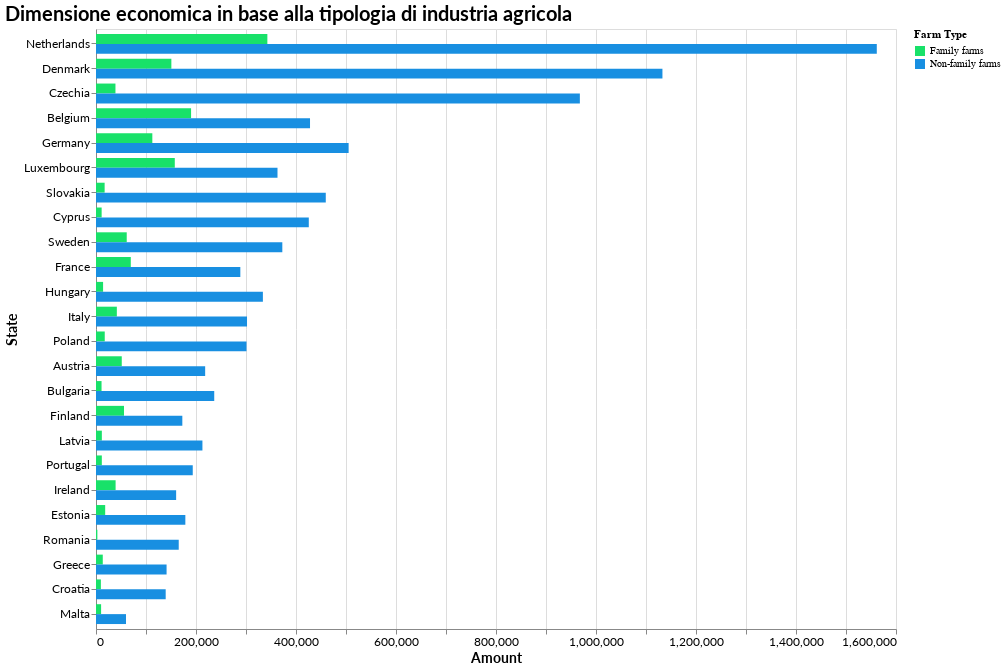

Notebook cell for this chart:
### Code cell
## DIMENSIONE ECONOMICA DISAGGREGATA PER AGRICOLTURA FAMILIARE

data = {
    'State': [
        "Netherlands", "Denmark", "Czechia", "Germany", "Slovakia",
        "Belgium", "Cyprus", "Sweden", "Luxembourg", "Hungary",
        "Italy", "Poland", "France", "Bulgaria", "Austria",
        "Latvia", "Portugal", "Estonia", "Finland", "Romania",
        "Ireland", "Greece", "Croatia", "Malta"
    ],
    'Family farms': [
        342715, 150726, 38918, 112671, 17269,
        190142, 11284, 61471, 157590, 14176,
        41685, 17483, 69573, 11093, 51516,
        11694, 11633, 18376, 56044, 2747,
        39206, 13548, 9755, 10199
    ],
    'Non-family farms': [
        1561584, 1132872, 967711, 505254, 459554,
        428045, 425576, 372636, 362996, 333781,
        302042, 301017, 288669, 236461, 218328,
        212858, 193493, 178690, 172654, 165456,
        160280, 141157, 139381, 60006
    ]
}

df_econ_family = pd.DataFrame(data)

df_m_econ_family = df_econ_family.melt(id_vars=['State'], var_name='Farm Type', value_name='Amount')

# Define custom color mapping
color_scale = alt.Scale(
    domain=['Family farms', 'Non-family farms'],
    range=['#18E169', '#188FE1']
)

chart = alt.Chart(df_m_econ_family).mark_bar().encode(
    y=alt.Y('State:N', sort="-x", title='State'),
    x=alt.X('Amount:Q', title='Amount'),
    color=alt.Color('Farm Type:N', scale=color_scale),
    tooltip=[alt.Tooltip('State:N'), alt.Tooltip('Farm Type:N'), alt.Tooltip('Amount:Q', format=',')],
    yOffset=alt.YOffset('Farm Type:N')
).properties(
    width=800,
    height=600,
    title='Dimensione economica in base alla tipologia di industria agricola'
)

'''chart = chart.encode(
    y=alt.Y('State:N', title='State'),
    x='Amount',
    xOffset=alt.XOffset('Farm Type:N')
)'''

chart.show()

### Figure 1 — Vega-Lite specification as saved in the notebook (floating-point values rounded to 4 significant figures)
{"config": {"background": "transparent", "title": {"font": "Lato", "fontSize": 20, "anchor": "start", "color": "black"}, "axis": {"labelFont": "Lato", "titleFont": "Lato", "labelFontSize": 12, "titleFontSize": 14}}, "data": {"name": "data-47f1a3cdc4bec9036d10c7a2fee07029"}, "mark": {"type": "bar"}, "encoding": {"color": {"field": "Farm Type", "scale": {"domain": ["Family farms", "Non-family farms"], "range": ["#18E169", "#188FE1"]}, "type": "nominal"}, "tooltip": [{"field": "State", "type": "nominal"}, {"field": "Farm Type", "type": "nominal"}, {"field": "Amount", "format": ",", "type": "quantitative"}], "x": {"field": "Amount", "title": "Amount", "type": "quantitative"}, "y": {"field": "State", "sort": "-x", "title": "State", "type": "nominal"}, "yOffset": {"field": "Farm Type", "type": "nominal"}}, "height": 600, "title": "Dimensione economica in base alla tipologia di industria agricola", "width": 800, "$schema": "https://vega.github.io/schema/vega-lite/v5.17.0.json", "datasets": {"data-47f1a3cdc4bec9036d10c7a2fee07029": [{"State": "Netherlands", "Farm Type": "Family farms", "Amount": 342715}, {"State": "Denmark", "Farm Type": "Family farms", "Amount": 150726}, {"State": "Czechia", "Farm Type": "Family farms", "Amount": 38918}, {"State": "Germany", "Farm Type": "Family farms", "Amount": 112671}, {"State": "Slovakia", "Farm Type": "Family farms", "Amount": 17269}, {"State": "Belgium", "Farm Type": "Family farms", "Amount": 190142}, {"State": "Cyprus", "Farm Type": "Family farms", "Amount": 11284}, {"State": "Sweden", "Farm Type": "Family farms", "Amount": 61471}, {"State": "Luxembourg", "Farm Type": "Family farms", "Amount": 157590}, {"State": "Hungary", "Farm Type": "Family farms", "Amount": 14176}, {"State": "Italy", "Farm Type": "Family farms", "Amount": 41685}, {"State": "Poland", "Farm Type": "Family farms", "Amount": 17483}, {"State": "France", "Farm Type": "Family farms", "Amount": 69573}, {"State": "Bulgaria", "Farm Type": "Family farms", "Amount": 11093}, {"State": "Austria", "Farm Type": "Family farms", "Amount": 51516}, {"State": "Latvia", "Farm Type": "Family farms", "Amount": 11694}, {"State": "Portugal", "Farm Type": "Family farms", "Amount": 11633}, {"State": "Estonia", "Farm Type": "Family farms", "Amount": 18376}, {"State": "Finland", "Farm Type": "Family farms", "Amount": 56044}, {"State": "Romania", "Farm Type": "Family farms", "Amount": 2747}, {"State": "Ireland", "Farm Type": "Family farms", "Amount": 39206}, {"State": "Greece", "Farm Type": "Family farms", "Amount": 13548}, {"State": "Croatia", "Farm Type": "Family farms", "Amount": 9755}, {"State": "Malta", "Farm Type": "Family farms", "Amount": 10199}, {"State": "Netherlands", "Farm Type": "Non-family farms", "Amount": 1561584}, {"State": "Denmark", "Farm Type": "Non-family farms", "Amount": 1132872}, {"State": "Czechia", "Farm Type": "Non-family farms", "Amount": 967711}, {"State": "Germany", "Farm Type": "Non-family farms", "Amount": 505254}, {"State": "Slovakia", "Farm Type": "Non-family farms", "Amount": 459554}, {"State": "Belgium", "Farm Type": "Non-family farms", "Amount": 428045}, {"State": "Cyprus", "Farm Type": "Non-family farms", "Amount": 425576}, {"State": "Sweden", "Farm Type": "Non-family farms", "Amount": 372636}, {"State": "Luxembourg", "Farm Type": "Non-family farms", "Amount": 362996}, {"State": "Hungary", "Farm Type": "Non-family farms", "Amount": 333781}, {"State": "Italy", "Farm Type": "Non-family farms", "Amount": 302042}, {"State": "Poland", "Farm Type": "Non-family farms", "Amount": 301017}, {"State": "France", "Farm Type": "Non-family farms", "Amount": 288669}, {"State": "Bulgaria", "Farm Type": "Non-family farms", "Amount": 236461}, {"State": "Austria", "Farm Type": "Non-family farms", "Amount": 218328}, {"State": "Latvia", "Farm Type": "Non-family farms", "Amount": 212858}, {"State": "Portugal", "Farm Type": "Non-family farms", "Amount": 193493}, {"State": "Estonia", "Farm Type": "Non-family farms", "Amount": 178690}, {"State": "Finland", "Farm Type": "Non-family farms", "Amount": 172654}, {"State": "Romania", "Farm Type": "Non-family farms", "Amount": 165456}, {"State": "Ireland", "Farm Type": "Non-family farms", "Amount": 160280}, {"State": "Greece", "Farm Type": "Non-family farms", "Amount": 141157}, {"State": "Croatia", "Farm Type": "Non-family farms", "Amount": 139381}, {"State": "Malta", "Farm Type": "Non-family farms", "Amount": 60006}]}}
